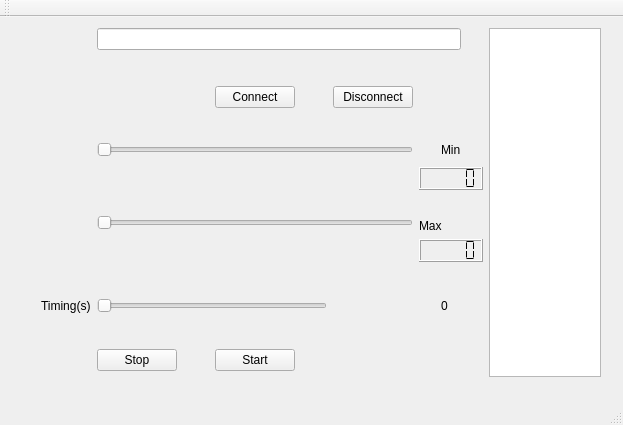
<?xml version="1.0" encoding="UTF-8"?>
<ui version="4.0">
 <class>MainWindow</class>
 <widget class="QMainWindow" name="MainWindow">
  <property name="geometry">
   <rect>
    <x>0</x>
    <y>0</y>
    <width>623</width>
    <height>425</height>
   </rect>
  </property>
  <property name="windowTitle">
   <string>MainWindow</string>
  </property>
  <widget class="QWidget" name="centralWidget">
   <widget class="QWidget" name="">
    <property name="geometry">
     <rect>
      <x>30</x>
      <y>0</y>
      <width>582</width>
      <height>371</height>
     </rect>
    </property>
    <layout class="QGridLayout" name="gridLayout">
     <item row="3" column="1" rowspan="2" colspan="7">
      <widget class="QSlider" name="horizontalSliderMin">
       <property name="orientation">
        <enum>Qt::Horizontal</enum>
       </property>
      </widget>
     </item>
     <item row="4" column="4" rowspan="3">
      <spacer name="verticalSpacer_4">
       <property name="orientation">
        <enum>Qt::Vertical</enum>
       </property>
       <property name="sizeHint" stdset="0">
        <size>
         <width>20</width>
         <height>58</height>
        </size>
       </property>
      </spacer>
     </item>
     <item row="10" column="0" rowspan="2">
      <widget class="QLabel" name="label_3">
       <property name="text">
        <string>Timing(s)</string>
       </property>
      </widget>
     </item>
     <item row="8" column="8" colspan="2">
      <widget class="QLabel" name="label_2">
       <property name="text">
        <string>Max</string>
       </property>
      </widget>
     </item>
     <item row="12" column="1">
      <widget class="QPushButton" name="pushButtonStop">
       <property name="text">
        <string>Stop</string>
       </property>
      </widget>
     </item>
     <item row="3" column="9" rowspan="2">
      <widget class="QLabel" name="label">
       <property name="text">
        <string>Min</string>
       </property>
      </widget>
     </item>
     <item row="12" column="4">
      <widget class="QPushButton" name="pushButtonStart">
       <property name="text">
        <string>Start</string>
       </property>
      </widget>
     </item>
     <item row="5" column="8" colspan="3">
      <widget class="QLCDNumber" name="lcdNumberMin">
       <property name="segmentStyle">
        <enum>QLCDNumber::Flat</enum>
       </property>
      </widget>
     </item>
     <item row="7" column="1" rowspan="2" colspan="7">
      <widget class="QSlider" name="horizontalSliderMax">
       <property name="orientation">
        <enum>Qt::Horizontal</enum>
       </property>
      </widget>
     </item>
     <item row="0" column="11" rowspan="14">
      <widget class="QListWidget" name="listWidget"/>
     </item>
     <item row="2" column="6">
      <spacer name="verticalSpacer_3">
       <property name="orientation">
        <enum>Qt::Vertical</enum>
       </property>
       <property name="sizeHint" stdset="0">
        <size>
         <width>20</width>
         <height>48</height>
        </size>
       </property>
      </spacer>
     </item>
     <item row="9" column="8" colspan="3">
      <widget class="QLCDNumber" name="lcdNumberMax">
       <property name="segmentStyle">
        <enum>QLCDNumber::Flat</enum>
       </property>
      </widget>
     </item>
     <item row="0" column="1" colspan="9">
      <widget class="QLineEdit" name="lineEdit_IP"/>
     </item>
     <item row="2" column="4">
      <widget class="QPushButton" name="pushButtonConnect">
       <property name="text">
        <string>Connect</string>
       </property>
      </widget>
     </item>
     <item row="2" column="7">
      <widget class="QPushButton" name="pushButtonDisconect">
       <property name="text">
        <string>Disconnect</string>
       </property>
      </widget>
     </item>
     <item row="11" column="6">
      <spacer name="verticalSpacer_7">
       <property name="orientation">
        <enum>Qt::Vertical</enum>
       </property>
       <property name="sizeHint" stdset="0">
        <size>
         <width>20</width>
         <height>28</height>
        </size>
       </property>
      </spacer>
     </item>
     <item row="11" column="2">
      <spacer name="verticalSpacer_8">
       <property name="orientation">
        <enum>Qt::Vertical</enum>
       </property>
       <property name="sizeHint" stdset="0">
        <size>
         <width>20</width>
         <height>28</height>
        </size>
       </property>
      </spacer>
     </item>
     <item row="10" column="1" rowspan="2" colspan="6">
      <widget class="QSlider" name="horizontalSliderTiming">
       <property name="orientation">
        <enum>Qt::Horizontal</enum>
       </property>
      </widget>
     </item>
     <item row="10" column="9" rowspan="2" colspan="2">
      <widget class="QLabel" name="label_Timing">
       <property name="text">
        <string>0</string>
       </property>
      </widget>
     </item>
    </layout>
   </widget>
  </widget>
  <widget class="QMenuBar" name="menuBar">
   <property name="geometry">
    <rect>
     <x>0</x>
     <y>0</y>
     <width>623</width>
     <height>21</height>
    </rect>
   </property>
  </widget>
  <widget class="QToolBar" name="mainToolBar">
   <attribute name="toolBarArea">
    <enum>TopToolBarArea</enum>
   </attribute>
   <attribute name="toolBarBreak">
    <bool>false</bool>
   </attribute>
  </widget>
  <widget class="QStatusBar" name="statusBar"/>
 </widget>
 <layoutdefault spacing="6" margin="11"/>
 <resources/>
 <connections>
  <connection>
   <sender>horizontalSliderMin</sender>
   <signal>valueChanged(int)</signal>
   <receiver>lcdNumberMin</receiver>
   <slot>display(int)</slot>
   <hints>
    <hint type="sourcelabel">
     <x>188</x>
     <y>161</y>
    </hint>
    <hint type="destinationlabel">
     <x>234</x>
     <y>191</y>
    </hint>
   </hints>
  </connection>
  <connection>
   <sender>horizontalSliderMax</sender>
   <signal>valueChanged(int)</signal>
   <receiver>lcdNumberMax</receiver>
   <slot>display(int)</slot>
   <hints>
    <hint type="sourcelabel">
     <x>185</x>
     <y>236</y>
    </hint>
    <hint type="destinationlabel">
     <x>237</x>
     <y>271</y>
    </hint>
   </hints>
  </connection>
  <connection>
   <sender>horizontalSliderTiming</sender>
   <signal>valueChanged(int)</signal>
   <receiver>label_Timing</receiver>
   <slot>setNum(int)</slot>
   <hints>
    <hint type="sourcelabel">
     <x>161</x>
     <y>306</y>
    </hint>
    <hint type="destinationlabel">
     <x>272</x>
     <y>302</y>
    </hint>
   </hints>
  </connection>
 </connections>
</ui>
